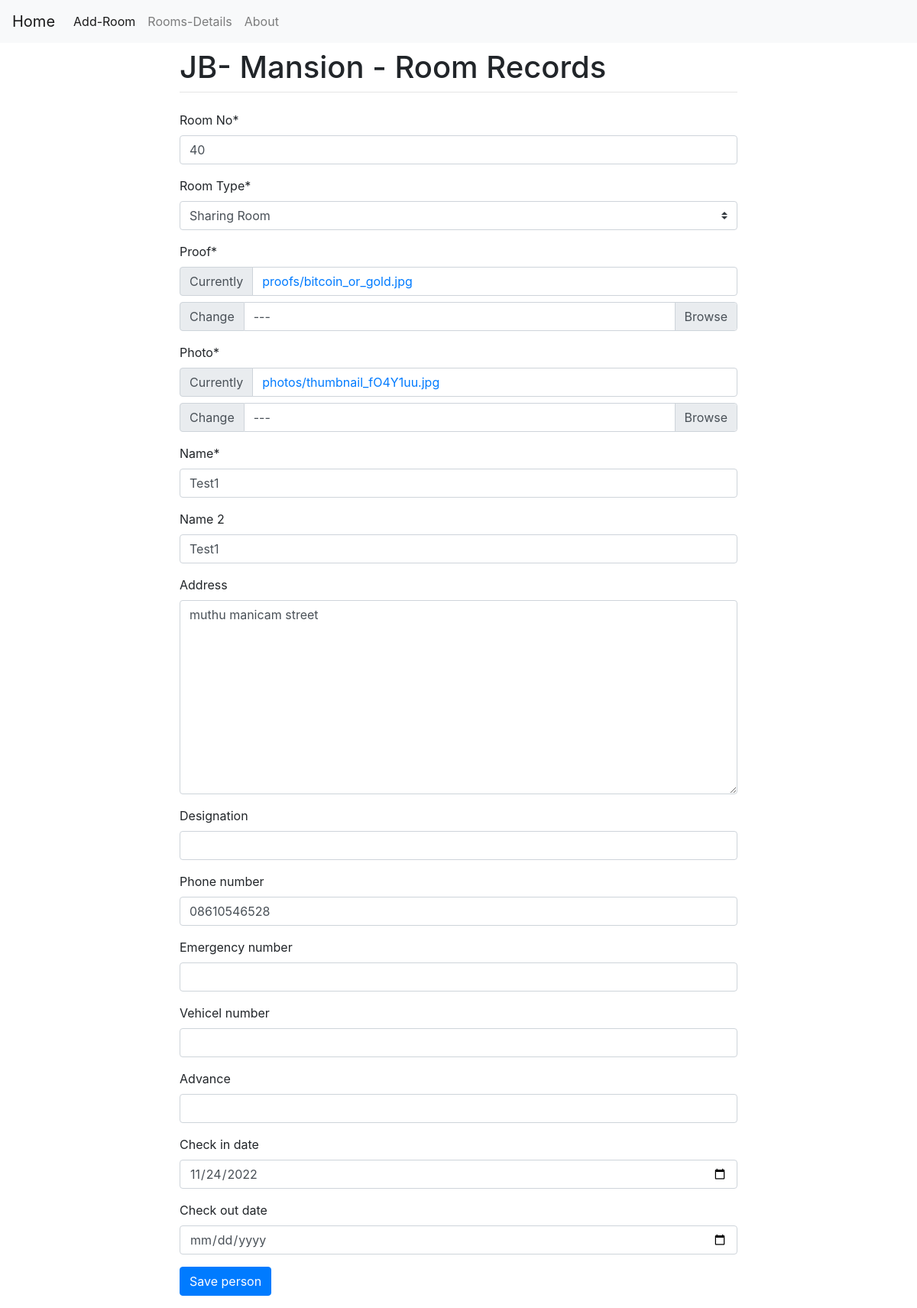
Screenshot of /person_update/40 with the database file from the repository.
### room_app/models.py (models this page shows)
class Booking(models.Model):
    Room_No = models.CharField(max_length=5 ,primary_key=True)
    Room_Type = models.CharField(
        max_length = 20,
        choices = ROOM_CHOICES,
        default = '1'
        )
    Proof = models.ImageField(upload_to = "proofs")
    photo = models.ImageField(upload_to = "photos")
    Name = models.CharField(max_length=100)
    Name_2 = models.CharField(max_length=100,blank=True)
    Address = models.TextField(blank=True)
    Designation = models.CharField(max_length=100,blank=True)
    phone_number = models.CharField(max_length=12,blank=True)
    Emergency_number = models.CharField(max_length=12,blank=True)
    vehicel_number = models.CharField(max_length=12,blank=True)
    Advance = models.CharField(max_length=10,blank=True)
    Check_in_date = models.DateTimeField(blank=True,null=True)
    Check_out_date = models.DateTimeField(blank=True,null=True)

### room_app/views.py (the view)
# urls.py: path('person_update/<str:pk>', PersonUpdateView.as_view()),
class PersonUpdateView(UpdateView):
    model = Booking
    form_class = PostForm
    template_name = 'update-detail.html'
    success_url = 'http://127.0.0.1:8000/person_list/'
    def get_form(self, form_class=None):
        form = super(PersonUpdateView, self).get_form(form_class)
        form.fields['Check_in_date'].widget = AdminDateWidget(attrs={'type': 'date'})
        form.fields['Check_out_date'].widget = AdminDateWidget(attrs={'type': 'date'})
        return form

### room_app/forms.py
class PostForm(forms.ModelForm):
    class Meta:
        model = Booking
        fields = "__all__"
    def __init__(self, *args, **kwargs):
        super().__init__(*args, **kwargs)
        self.helper = FormHelper()
        self.helper.form_method = 'post'
        self.helper.add_input(Submit('submit', 'Save person'))

### templates/update-detail.html (shortened to what this page needs)
{% extends 'base.html' %}
{% load crispy_forms_tags %}
{% block content %}
  {% crispy form %}
{% endblock %}

### rows the page displays
Booking: Room_No "40", Room_Type "Sharing Room", Name "Test1", Name_2 "Test1", Address "muthu manicam street", phone_number "08610546528", Check_in_date "11/24/2022"
